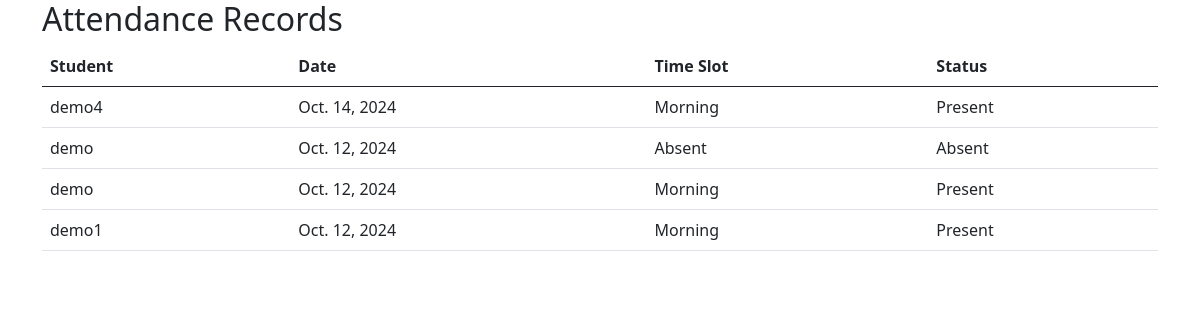
Page /view_attendance/ on the committed database.
### hostel/models.py (models this page shows, shortened)
class Attendance(models.Model):
    student = models.ForeignKey(Student, on_delete=models.CASCADE)
    date = models.DateField()
    time_slot = models.CharField(max_length=10, choices=[('Morning', 'Morning'), ('Evening', 'Evening')])
    status = models.CharField(max_length=10, choices=[('Present', 'Present'), ('Absent', 'Absent')], default='Absent')

class Student(models.Model):
    roll_number = models.CharField(max_length=20)
    name = models.CharField(max_length=100)
    gender = models.CharField(max_length=10)
    room_number = models.CharField(max_length=10)

### hostel/views.py (the view)
# urls.py: path('view_attendance/', views.view_attendance, name='view_attendance'),
def view_attendance(request):
    attendance_records = Attendance.objects.all().order_by('-date')
    return render(request, 'hostel/view_attendance.html', {'attendance_records': attendance_records})

### hostel/templates/hostel/view_attendance.html (shortened to what this page needs)
<!DOCTYPE html>
<html lang="en">
<head>
    {% load static %}
    <link rel="stylesheet" href="{% static 'css/bootstrap.min.css' %}">
</head>
<body>
    <div class="container">
        <h2>Attendance Records</h2>
        <table class="table">
            <thead>
                <tr>
                    <th>Student</th>
                    <th>Date</th>
                    <th>Time Slot</th>
                    <th>Status</th>
                </tr>
            </thead>
            <tbody>
                {% for record in attendance_records %}
                <tr>
                    <td>{{ record.student.name }}</td>
                    <td>{{ record.date }}</td>
                    <td>{{ record.time_slot }}</td>
                    <td>{{ record.status }}</td>
                </tr>
                {% empty %}
                <tr>
                    <td colspan="4" class="text-center">No attendance records found.</td>
                </tr>
                {% endfor %}
            </tbody>
        </table>
    </div>
</body>
</html>

### rows in the picture
Attendance: student.name "demo4", date "Oct. 14, 2024", time_slot "Morning", status "Present"
Attendance: student.name "demo", date "Oct. 12, 2024", time_slot "Absent", status "Absent"
Attendance: student.name "demo", date "Oct. 12, 2024", time_slot "Morning", status "Present"
Attendance: student.name "demo1", date "Oct. 12, 2024", time_slot "Morning", status "Present"
